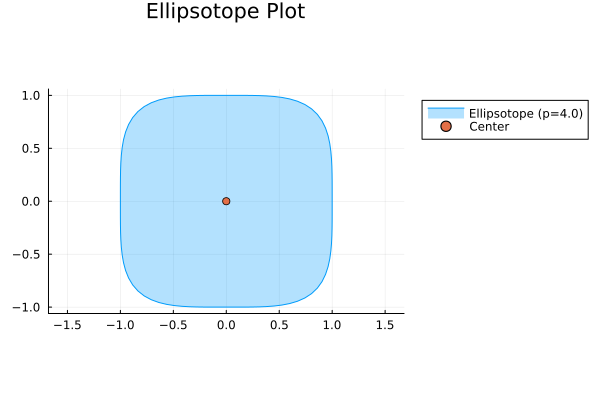

The Julia source for this figure:
using LazySets
using Plots
using LinearAlgebra

# Revised struct definition with explicit type parameter usage
struct Ellipsotope{N<:AbstractFloat, VN<:AbstractVector{N}, MN<:AbstractMatrix{N}, I<:Vector{Vector{Int}}} <: AbstractCentrallySymmetric{N}
    center::VN
    generators::MN
    index_set::I
    p::Float64
    A::Union{MN, Nothing}
    b::Union{VN, Nothing}
end

# Constructor without constraints (fixed type parameter binding)
function Ellipsotope(c::VN, G::MN, index_set::I, p::Float64) where {N<:AbstractFloat, VN<:AbstractVector{N}, MN<:AbstractMatrix{N}, I<:Vector{Vector{Int}}}
    return Ellipsotope{N, VN, MN, I}(c, G, index_set, p, nothing, nothing)
end

# Membership check (same as before)
function ∈(x::AbstractVector, E::Ellipsotope)
    β = E.generators \ (x - E.center)
    if E.A !== nothing && E.b !== nothing && !isapprox(E.A * β, E.b)
        return false
    end
    for J in E.index_set
        norm(β[J], E.p) > 1 + eps() && return false
    end
    return true
end

# Linear map (same as before)
function linear_map(M::AbstractMatrix, E::Ellipsotope)
    c_new = M * E.center
    G_new = M * E.generators
    return Ellipsotope(c_new, G_new, E.index_set, E.p, E.A, E.b)
end

# Support vector (same as before)
function σ(d::AbstractVector, E::Ellipsotope)
    c = E.center
    β_opt = similar(d)
    for J in E.index_set
        if E.p == Inf
            β_opt[J] .= sign.(d[J])
        else
            β_opt[J] .= d[J] / norm(d[J], E.p)
        end
    end
    return c + E.generators * β_opt
end

# Example usage (now works)



function plot_ellipsotope(E::Ellipsotope; npoints=100)
    # For 2D Ellipsotopes
    if size(E.generators, 1) == 2
        # Create a unit circle/square of points based on the p-norm
        θ = range(0, 2π, length=npoints)
        
        # Generate boundary points based on p-norm
        boundary_points = zeros(2, npoints)
        
        for i in 1:npoints
            if E.p == Inf
                # For infinity norm (box)
                x = cos(θ[i]) > 0 ? 1.0 : -1.0
                y = sin(θ[i]) > 0 ? 1.0 : -1.0
                point = [x, y]
            elseif E.p == 1
                # For 1-norm (diamond)
                t = θ[i]
                r = 1.0 / (abs(cos(t)) + abs(sin(t)))
                point = r * [cos(t), sin(t)]
            elseif E.p == 2
                # For 2-norm (circle)
                point = [cos(θ[i]), sin(θ[i])]
            else
                # For general p-norm
                t = θ[i]
                # Find r such that (r*cos(t))^p + (r*sin(t))^p = 1
                cosₜ, sinₜ = cos(t), sin(t)
                r = (abs(cosₜ)^E.p + abs(sinₜ)^E.p)^(-1/E.p)
                point = r * [cosₜ, sinₜ]
            end
            
            # Transform point according to the index set structure
            β = zeros(size(E.generators, 2))
            for (idx, J) in enumerate(E.index_set)
                if length(J) == 1
                    β[J[1]] = point[idx]
                else
                    for j in J
                        β[j] = point[idx]  # This is simplified; more complex mappings may be needed
                    end
                end
            end
            
            # Apply generators and add center
            boundary_points[:, i] = E.center + E.generators * β
        end
        
        # Create the plot
        plt = plot(boundary_points[1, :], boundary_points[2, :], 
                  label="Ellipsotope (p=$(E.p))", 
                  aspect_ratio=:equal, 
                  fill=true, fillalpha=0.3,
                  legend=:outertopright,
                  title="Ellipsotope Plot")
        
        # Plot the center point
        scatter!([E.center[1]], [E.center[2]], label="Center", markersize=4)
        
        return plt
    else
        error("Currently only 2D Ellipsotopes can be plotted with this function")
    end
end
E = Ellipsotope([0.0, 0.0], [1.0 0.0; 0.0 1.0], [[1], [2]], 4.0)

plt = plot_ellipsotope(E)
savefig(plt, "ellipsotope.png")
display(plt)